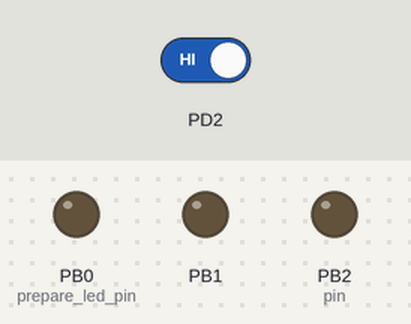
A program run on a simulated ATmega328P, built with avr-gcc and emulated at 16 MHz. Parts: output pins drawn as LEDs (lit = HIGH). The inputs (shaded band) are chosen by the test bench; at power-on: PD2 HIGH. What the program prints to the serial monitor is not drawn.

Above: at 0.09 s.
At 1.2 s:
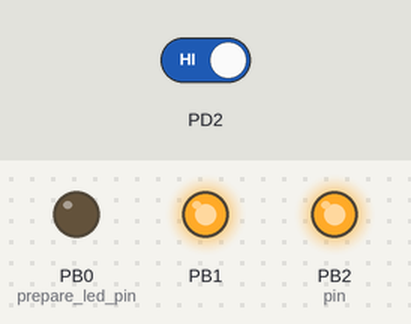
1.3 s: PD2 driven LOW
At 2.2 s:
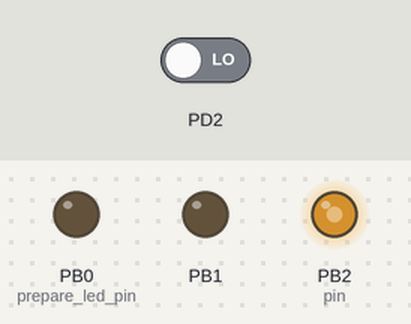
Timing chart, 0 to 4.3 s (numbered marks = the images above; inputs shaded):
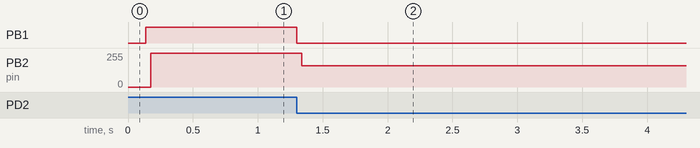

The program:

main.c
```c
/*
 * MT2_Receive.c
 *
 * Created: 4/24/2018 11:36:42 AM
 * Author : brian
 */

#define F_CPU 16000000UL //16MHz
#define BAUD 9600 //Baud Rate
#define MYUBRR F_CPU/16/BAUD-1 //calculate Baud

#include <avr/io.h>
#include <avr/interrupt.h>
#include <stdbool.h>
#include <string.h>
#include <util/delay.h>
#include "nrf24l01.h"
#include "nrf24l01-mnemonics.h"

nRF24L01 *setup_rf(void);
void process_message(char *message);
inline void prepare_led_pin(void);
inline void set_led_high(void);

inline void set_led_low(void);
volatile bool rf_interrupt = false;


void read_adc(void);  //Read ADC
void adc_init(void);  //initialize ADC
void USART_init( unsigned int ubrr ); //initialize USART
void USART_tx_string(char *data); //Print String USART
volatile unsigned int adc_temp;
char outs[20]; //array


int main(void) {
	uint8_t address[5] = { 0x20, 0x30, 0x40, 0x51, 0x61 };
	prepare_led_pin();

		adc_init(); // Initialize the ADC (Analog / Digital Converter)
		USART_init(MYUBRR); // Initialize the USART (RS232 interface)
		USART_tx_string("Connected!\r\n"); // shows theres a connection with USART
		_delay_ms(125); // wait a bit


	sei();
	nRF24L01 *rf = setup_rf();
	nRF24L01_listen(rf, 0, address);
	uint8_t addr[5];
	nRF24L01_read_register(rf, CONFIG, addr, 1);
	while (true) {
		if (rf_interrupt) {
			rf_interrupt = false;
			while (nRF24L01_data_received(rf)) {
				nRF24L01Message msg;
				nRF24L01_read_received_data(rf, &msg);
				process_message((char *)msg.data);
				USART_tx_string(msg.data);
			}
			nRF24L01_listen(rf, 0, address);
		}
	}
	return 0;
}
nRF24L01 *setup_rf(void) {
	nRF24L01 *rf = nRF24L01_init();
	rf->ss.port = &PORTB;
	rf->ss.pin = PB2;
	rf->ce.port = &PORTB;
	rf->ce.pin = PB1;
	rf->sck.port = &PORTB;
	rf->sck.pin = PB5;
	rf->mosi.port = &PORTB;
	rf->mosi.pin = PB3;
	rf->miso.port = &PORTB;
	rf->miso.pin = PB4;
	// interrupt on falling edge of INT0 (PD2)
	EICRA |= _BV(ISC01);
	EIMSK |= _BV(INT0);
	nRF24L01_begin(rf);
	return rf;
}

void process_message(char *message) {
	if (strcmp(message, "ON") == 0)
	set_led_high();
	else if (strcmp(message, "OFF") == 0)
	set_led_low();
}
inline void prepare_led_pin(void) {
	DDRB |= _BV(PB0);
	PORTB &= ~_BV(PB0);
}
inline void set_led_high(void) {
	PORTB |= _BV(PB0);
}
inline void set_led_low(void) {
	PORTB &= ~_BV(PB0);
}

void adc_init(void)
{

	ADMUX = (0<<REFS1)| // Reference Selection Bits

	(1<<REFS0)| // AVcc - external cap at AREF
	(0<<ADLAR)| // ADC Left Adjust Result
	(0<<MUX2)| // ANalog Channel Selection Bits
	(1<<MUX1)| // ADC2 (PC2 PIN25)
	(0<<MUX0);

	ADCSRA = (1<<ADEN)| // ADC ENable

	(0<<ADSC)| // ADC Start Conversion
	(0<<ADATE)| // ADC Auto Trigger Enable
	(0<<ADIF)| // ADC Interrupt Flag
	(0<<ADIE)| // ADC Interrupt Enable
	(1<<ADPS2)| // ADC Prescaler Select Bits
	(0<<ADPS1)|
	(1<<ADPS0);

}
void read_adc(void) {
	unsigned char i =4;
	adc_temp = 0; //initialize
	while (i--) {
		ADCSRA |= (1<<ADSC);
		while(ADCSRA & (1<<ADSC));
		adc_temp+= ADC;
		_delay_ms(50);
	}
	adc_temp = adc_temp / 4; // Average a few samples

}

/* INIT USART (RS-232) */
void USART_init( unsigned int ubrr ) {
	UBRR0H = (unsigned char)(ubrr>>8);
	UBRR0L = (unsigned char)ubrr;
	UCSR0B = (1 << TXEN0); // Enable receiver, transmitter & RX interrupt
	UCSR0C = (3 << UCSZ00); //asynchronous 8 N 1
}

void USART_tx_string( char *data ) {
	while ((*data != '\0')) {
		while (!(UCSR0A & (1 <<UDRE0)));
		UDR0 = *data;
		data++;
	}
}
// nRF24L01 interrupt
ISR(INT0_vect) {
	rf_interrupt = true;
}
```

nrf24l01-mnemonics.h
```c
/**
 *  From the specifications available in the download section of
 *  http://www.nordicsemi.com/kor/Products/2.4GHz-RF/nRF24L01P
 */

#ifndef _NRF24L01_MNEMONICS_H
#define _NRF24L01_MNEMONICS_H


// SPI Commands

#define R_REGISTER          0x00 // 000A AAAA
#define W_REGISTER          0x20 // 001A AAAA
#define R_RX_PAYLOAD        0x61 // 0110 0001
#define W_TX_PAYLOAD        0xA0 // 1010 0000
#define FLUSH_TX            0xE1 // 1110 0001
#define FLUSH_RX            0xE2 // 1110 0010
#define REUSE_TX_PL         0xE3 // 1110 0011
#define R_RX_PL_WID         0x60 // 0110 0000
#define W_ACK_PAYLOAD       0xA8 // 1010 1PPP
#define W_TX_PAYLOAD_NOACK  0xB0 // 1011 0000
#define NOP                 0xFF // 1111 1111


// Register Map

#define CONFIG      0x00
#define MASK_RX_DR  6
#define MASK_TX_DS  5
#define MASK_MAX_RT 4
#define EN_CRC      3
#define CRCO        2
#define PWR_UP      1
#define PRIM_RX     0

#define EN_AA       0x01
#define ENAA_P5     5
#define ENAA_P4     4
#define ENAA_P3     3
#define ENAA_P2     2
#define ENAA_P1     1
#define ENAA_P0     0

#define EN_RXADDR   0x02
#define ERX_P5      5
#define ERX_P4      4
#define ERX_P3      3
#define ERX_P2      2
#define ERX_P1      1
#define ERX_P0      0

#define SETUP_AW    0x03
#define AW          0

#define SETUP_RETR  0x04
#define ARD         4
#define ARC         0

#define RF_CH       0x05

#define RF_SETUP    0x06
#define CONT_WAVE   7
#define RF_DR_LOW   5
#define PLL_LOCK    4
#define RF_DR_HIGH  3
#define RF_PWR      1

#define STATUS              0x07
#define RX_DR               6
#define TX_DS               5
#define MAX_RT              4
#define RX_P_NO_MASK        0x0E
#define STATUS_TX_FULL      0

#define OBSERVE_TX  0x08
#define PLOS_CNT    4
#define ARC_CNT     0

#define RPD         0x09

#define RX_ADDR_P0  0x0A
#define RX_ADDR_P1  0x0B
#define RX_ADDR_P2  0x0C
#define RX_ADDR_P3  0x0D
#define RX_ADDR_P4  0x0E
#define RX_ADDR_P5  0x0F

#define TX_ADDR     0x10

#define RX_PW_P0    0x11
#define RX_PW_P1    0x12
#define RX_PW_P2    0x13
#define RX_PW_P3    0x14
#define RX_PW_P4    0x15
#define RX_PW_P5    0x16

#define FIFO_STATUS         0x17
#define TX_REUSE            6
#define FIFO_TX_FULL        5
#define TX_EMPTY            4
#define RX_FULL             1
#define RX_EMPTY            0

#define DYNPD       0x1C
#define DPL_P5      5
#define DPL_P4      4
#define DPL_P3      3
#define DPL_P2      2
#define DPL_P1      1
#define DPL_P0      0

#define FEATURE     0x1D
#define EN_DPL      2
#define EN_ACK_PAY  1
#define EN_DYN_ACK  0

#endif
```

nrf24l01.c
```c
#include <stdlib.h>
#include <stdbool.h>
#include <avr/io.h>
#include <util/delay.h>
#include <string.h>
#include "nrf24l01.h"
#include "nrf24l01-mnemonics.h"


static void copy_address(uint8_t *source, uint8_t *destination);
inline static void set_as_output(gpio_pin pin);
inline static void set_high(gpio_pin pin);
inline static void set_low(gpio_pin pin);
static void spi_init(nRF24L01 *rf);
static uint8_t spi_transfer(uint8_t data);


nRF24L01 *nRF24L01_init(void) {
	nRF24L01 *rf = malloc(sizeof(nRF24L01));
	memset(rf, 0, sizeof(nRF24L01));
	return rf;
}

void nRF24L01_begin(nRF24L01 *rf) {
	set_as_output(rf->ss);
	set_as_output(rf->ce);

	set_high(rf->ss);
	set_low(rf->ce);

	spi_init(rf);

	nRF24L01_send_command(rf, FLUSH_RX, NULL, 0);
	nRF24L01_send_command(rf, FLUSH_TX, NULL, 0);
	nRF24L01_clear_interrupts(rf);

	uint8_t data;
	data = _BV(EN_CRC) | _BV(CRCO) | _BV(PWR_UP) | _BV(PRIM_RX);
	nRF24L01_write_register(rf, CONFIG, &data, 1);

	// enable Auto Acknowlegde on all pipes
	data = _BV(ENAA_P0) | _BV(ENAA_P1) | _BV(ENAA_P2)
	| _BV(ENAA_P3) | _BV(ENAA_P4) | _BV(ENAA_P5);
	nRF24L01_write_register(rf, EN_AA, &data, 1);

	// enable Dynamic Payload on al pipes
	data = _BV(DPL_P0) | _BV(DPL_P1) | _BV(DPL_P2)
	| _BV(DPL_P3) | _BV(DPL_P4) | _BV(DPL_P5);
	nRF24L01_write_register(rf, DYNPD, &data, 1);

	// enable Dynamic Payload (global)
	data = _BV(EN_DPL);
	nRF24L01_write_register(rf, FEATURE, &data, 1);

	// disable all rx addresses
	data = 0;
	nRF24L01_write_register(rf, EN_RXADDR, &data, 1);
}

uint8_t nRF24L01_send_command(nRF24L01 *rf, uint8_t command, void *data,
size_t length) {
	set_low(rf->ss);

	rf->status = spi_transfer(command);
	for (unsigned int i = 0; i < length; i++)
	((uint8_t*)data)[i] = spi_transfer(((uint8_t*)data)[i]);

	set_high(rf->ss);

	return rf->status;
}

uint8_t nRF24L01_write_register(nRF24L01 *rf, uint8_t reg_address, void *data,
size_t length) {
	return nRF24L01_send_command(rf, W_REGISTER | reg_address, data, length);
}

uint8_t nRF24L01_read_register(nRF24L01 *rf, uint8_t reg_address, void *data,
size_t length) {
	return nRF24L01_send_command(rf, R_REGISTER | reg_address, data, length);
}

uint8_t nRF24L01_no_op(nRF24L01 *rf) {
	return nRF24L01_send_command(rf, NOP, NULL, 0);
}

uint8_t nRF24L01_update_status(nRF24L01 *rf) {
	return nRF24L01_no_op(rf);
}

uint8_t nRF24L01_get_status(nRF24L01 *rf) {
	return rf->status;
}

bool nRF24L01_data_received(nRF24L01 *rf) {
	set_low(rf->ce);
	nRF24L01_update_status(rf);
	return nRF24L01_pipe_number_received(rf) >= 0;
}

void nRF24L01_listen(nRF24L01 *rf, int pipe, uint8_t *address) {
	uint8_t addr[5];
	copy_address(address, addr);

	nRF24L01_write_register(rf, RX_ADDR_P0 + pipe, addr, 5);

	uint8_t current_pipes;
	nRF24L01_read_register(rf, EN_RXADDR, &current_pipes, 1);
	current_pipes |= _BV(pipe);
	nRF24L01_write_register(rf, EN_RXADDR, &current_pipes, 1);

	set_high(rf->ce);
}

bool nRF24L01_read_received_data(nRF24L01 *rf, nRF24L01Message *message) {
	message->pipe_number = nRF24L01_pipe_number_received(rf);
	nRF24L01_clear_receive_interrupt(rf);
	if (message->pipe_number < 0) {
		message->length = 0;
		return false;
	}

	nRF24L01_read_register(rf, R_RX_PL_WID, &message->length, 1);

	if (message->length > 0) {
		nRF24L01_send_command(rf, R_RX_PAYLOAD, &message->data,
		message->length);
	}

	return true;
}

int nRF24L01_pipe_number_received(nRF24L01 *rf) {
	int pipe_number = (rf->status & RX_P_NO_MASK) >> 1;
	return pipe_number <= 5 ? pipe_number : -1;
}

void nRF24L01_transmit(nRF24L01 *rf, void *address, nRF24L01Message *msg) {
	nRF24L01_clear_transmit_interrupts(rf);
	uint8_t addr[5];
	copy_address((uint8_t *)address, addr);
	nRF24L01_write_register(rf, TX_ADDR, addr, 5);
	copy_address((uint8_t *)address, addr);
	nRF24L01_write_register(rf, RX_ADDR_P0, addr, 5);
	nRF24L01_send_command(rf, W_TX_PAYLOAD, &msg->data, msg->length);
	uint8_t config;
	nRF24L01_read_register(rf, CONFIG, &config, 1);
	config &= ~_BV(PRIM_RX);
	nRF24L01_write_register(rf, CONFIG, &config, 1);
	set_high(rf->ce);
}

int nRF24L01_transmit_success(nRF24L01 *rf) {
	set_low(rf->ce);
	nRF24L01_update_status(rf);
	int success;
	if (rf->status & _BV(TX_DS)) success = 0;
	else if (rf->status & _BV(MAX_RT)) success = -1;
	else success = -2;
	nRF24L01_clear_transmit_interrupts(rf);
	uint8_t config;
	nRF24L01_read_register(rf, CONFIG, &config, 1);
	config |= _BV(PRIM_RX);
	nRF24L01_write_register(rf, CONFIG, &config, 1);
	return success;
}

void nRF24L01_flush_transmit_message(nRF24L01 *rf) {
	nRF24L01_send_command(rf, FLUSH_TX, NULL, 0);
}

void nRF24L01_retry_transmit(nRF24L01 *rf) {
	// XXX not sure it works this way, never tested
	uint8_t config;
	nRF24L01_read_register(rf, CONFIG, &config, 1);
	config &= ~_BV(PRIM_RX);
	nRF24L01_write_register(rf, CONFIG, &config, 1);
	set_high(rf->ce);
}

void nRF24L01_clear_interrupts(nRF24L01 *rf) {
	uint8_t data = _BV(RX_DR) | _BV(TX_DS) | _BV(MAX_RT);
	nRF24L01_write_register(rf, STATUS, &data, 1);
}

void nRF24L01_clear_transmit_interrupts(nRF24L01 *rf) {
	uint8_t data = _BV(TX_DS) | _BV(MAX_RT);
	nRF24L01_write_register(rf, STATUS, &data, 1);
}

void nRF24L01_clear_receive_interrupt(nRF24L01 *rf) {
	uint8_t data = _BV(RX_DR) | rf->status;
	nRF24L01_write_register(rf, STATUS, &data, 1);
}

static void copy_address(uint8_t *source, uint8_t *destination) {
	for (int i = 0; i < 5; i++)
	destination[i] = source[i];
}

inline static void set_as_output(gpio_pin pin) {
	volatile uint8_t *ddr = pin.port - 1;
	*ddr |= _BV(pin.pin);
}

inline static void set_as_input(gpio_pin pin) {
	volatile uint8_t *ddr = pin.port - 1;
	*ddr &= ~_BV(pin.pin);
}

inline static void set_high(gpio_pin pin) {
	*pin.port |= _BV(pin.pin);
}

inline static void set_low(gpio_pin pin) {
	*pin.port &= ~_BV(pin.pin);
}

static void spi_init(nRF24L01 *rf) {
	// set as master
	SPCR |= _BV(MSTR);
	// enable SPI
	SPCR |= _BV(SPE);
	// MISO pin automatically overrides to input
	set_as_output(rf->sck);
	set_as_output(rf->mosi);
	set_as_input(rf->miso);
	// SPI mode 0: Clock Polarity CPOL = 0, Clock Phase CPHA = 0
	SPCR &= ~_BV(CPOL);
	SPCR &= ~_BV(CPHA);
	// Clock 2X speed
	SPCR &= ~_BV(SPR0);
	SPCR &= ~_BV(SPR1);
	SPSR |= _BV(SPI2X);
	// most significant first (MSB)
	SPCR &= ~_BV(DORD);
}

static uint8_t spi_transfer(uint8_t data) {
	SPDR = data;
	while (!(SPSR & _BV(SPIF)));
	return SPDR;
}
```

nrf24l01.h
```c
#include <stdlib.h>
#include <stdint.h>
#include <stdbool.h>

#ifndef _NRF24L01_H
#define _NRF24L01_H


typedef struct {
    int pipe_number;
    uint8_t data[32];
    uint8_t length;
} nRF24L01Message;

typedef struct {
    volatile uint8_t *port;
    uint8_t pin;
} gpio_pin;

typedef struct {
    gpio_pin ss; // slave select
    gpio_pin ce; // chip enabled
    gpio_pin sck; // serial clock
    gpio_pin mosi; // master out slave in
    gpio_pin miso; // master in slave out
    uint8_t status;
} nRF24L01;


nRF24L01 *nRF24L01_init(void);
void nRF24L01_begin(nRF24L01 *rf);
uint8_t nRF24L01_send_command(nRF24L01 *rf, uint8_t command, void *data,
    size_t length);
uint8_t nRF24L01_write_register(nRF24L01 *rf, uint8_t reg_address, void *data,
    size_t length);
uint8_t nRF24L01_read_register(nRF24L01 *rf, uint8_t regAddress, void *data,
    size_t length);
uint8_t nRF24L01_no_op(nRF24L01 *rf);
uint8_t nRF24L01_update_status(nRF24L01 *rf);
uint8_t nRF24L01_get_status(nRF24L01 *rf);
void nRF24L01_listen(nRF24L01 *rf, int pipe, uint8_t *address);
bool nRF24L01_data_received(nRF24L01 *rf);
bool nRF24L01_read_received_data(nRF24L01 *rf, nRF24L01Message *message);
int nRF24L01_pipe_number_received(nRF24L01 *rf);
void nRF24L01_transmit(nRF24L01 *rf, void *address, nRF24L01Message *msg);
int nRF24L01_transmit_success(nRF24L01 *rf);
void nRF24L01_flush_transmit_message(nRF24L01 *rf);
void nRF24L01_retry_transmit(nRF24L01 *rf);
void nRF24L01_clear_interrupts(nRF24L01 *rf);
void nRF24L01_clear_transmit_interrupts(nRF24L01 *rf);
void nRF24L01_clear_receive_interrupt(nRF24L01 *rf);

#endif
```

Measured:
- after the input at 1.3 s, PB1: HIGH → LOW at once; PB2 (pin): 255/255 → 158/255 at once
